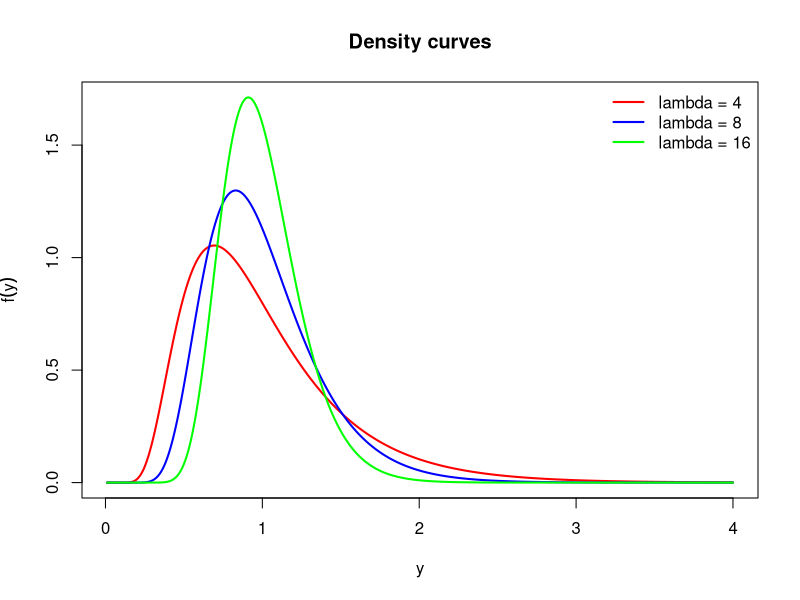
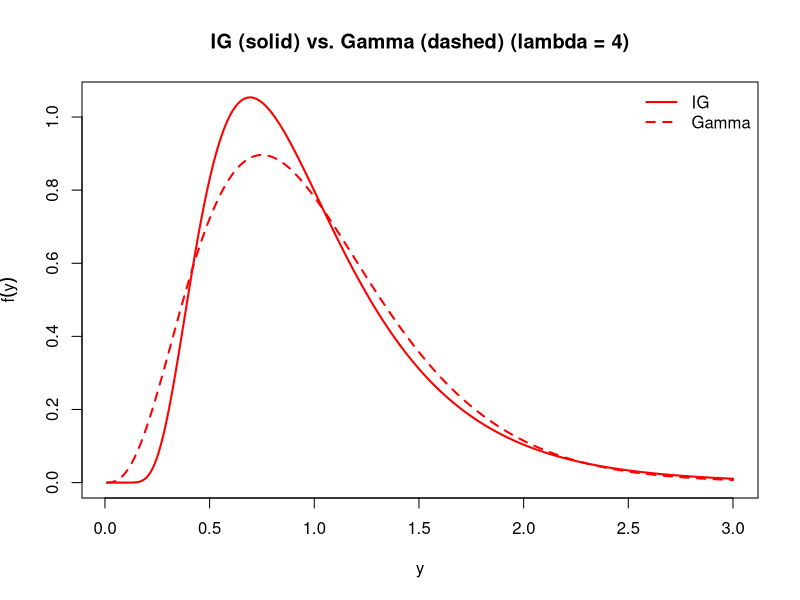
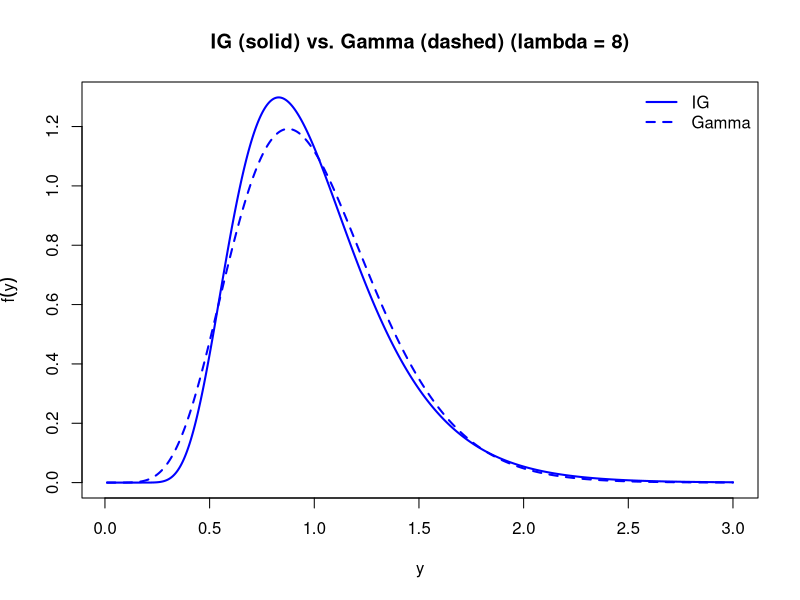
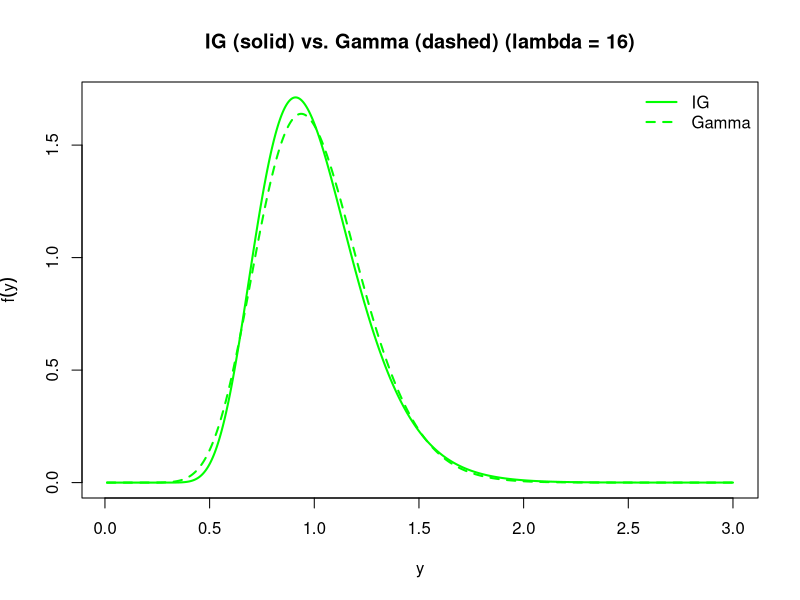

These figures' R source, in order:
## ---- chunk 1
knitr::opts_chunk$set(echo = TRUE)
## ---- chunk 2
# lambda, mu density
f_y <- function(y, mu, lambda) {
  dat <- exp(0.5*log(lambda) -
              0.5*log(2*pi*y^3) -
              (lambda/(2*mu^2))*((y - mu)^2)/y )
  dat[!(y > 0)] <- 0
  dat
}

# inputs
mu <- 1
lambdas <- c(4, 8, 16)

# making datapoints 
# y > 0
y_dat <- seq(0.01, 4, length.out = 5000)

# call function
densities <- lapply(lambdas, function(lam) f_y(y_dat, mu, lam))

# plot
y_max <- max(sapply(densities, max))

# plot
plot(y_dat, densities[[1]], type = "l", col = "red", lwd = 2,
     xlab = "y", 
     ylab = expression(f(y)),
     main = "Density curves",
     ylim = c(0, y_max))
lines(y_dat, densities[[2]], col = "blue", lwd = 2)
lines(y_dat, densities[[3]], col = "green", lwd = 2)

# Legend
legend("topright", legend = paste("lambda =", lambdas),
       col = c("red","blue","green"), lwd = 2, bty = "n")
## ---- chunk 3
f_invgauss <- function(y, mu, lambda) {
  dat <- exp(0.5*log(lambda) - 0.5*log(2*pi*y^3) -
                (lambda/(2*mu^2)) * ((y - mu)^2)/y )
  dat[!(y > 0)] <- 0
  dat
}

# parameters
mu       <- 1
lambdas  <- c(4, 8, 16)
cols     <- c("red", "blue", "green")

# data gen
y_dat <- seq(0.01, 3, length.out = 5000)

# densities 
dens_IG <- lapply(lambdas, function(lam) f_invgauss(y_dat, mu, lam))
dens_GA <- lapply(lambdas, function(lam) dgamma(y_dat, shape = lam, rate = lam))

# 1st 
y_max <- max(sapply(c(dens_IG[[1]], dens_GA[[1]]), max))

plot(y_dat, dens_IG[[1]], type = "l", lwd = 2, col = cols[1],
     xlab = "y",
     ylab = expression(f(y)),
     main = "IG (solid) vs. Gamma (dashed) (lambda = 4)",
     ylim = c(0, y_max))

lines(y_dat, dens_GA[[1]], lwd = 2, col = cols[1], lty = 2)

legend("topright",
       legend = c("IG",  "Gamma"),
       col = cols[1],
       lty = c(1, 2), lwd = 2, bty = "n")

# 2nd
y_max <- max(sapply(c(dens_IG[[2]], dens_GA[[2]]), max))

plot(y_dat, dens_IG[[2]], type = "l", lwd = 2, col = cols[2],
     xlab = "y",
     ylab = expression(f(y)),
     main = "IG (solid) vs. Gamma (dashed) (lambda = 8)",
     ylim = c(0, y_max))

lines(y_dat, dens_GA[[2]], lwd = 2, col = cols[2], lty = 2)

legend("topright",
       legend = c("IG",  "Gamma"),
       col = cols[2],
       lty = c(1, 2), lwd = 2, bty = "n")

# 3rd 
y_max <- max(sapply(c(dens_IG[[3]], dens_GA[[3]]), max))

plot(y_dat, dens_IG[[3]], type = "l", lwd = 2, col = cols[3],
     xlab = "y",
     ylab = expression(f(y)),
     main = "IG (solid) vs. Gamma (dashed) (lambda = 16)",
     ylim = c(0, y_max))

lines(y_dat, dens_GA[[3]], lwd = 2, col = cols[3], lty = 2)

legend("topright",
       legend = c("IG",  "Gamma"),
       col = cols[3],
       lty = c(1, 2), lwd = 2, bty = "n")
